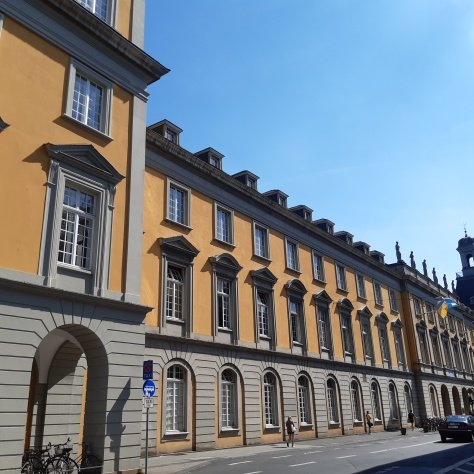
#> input picture Sheet03/data/bonn.jpg, 474 x 474 px
$ python q1_template.py
#> lines starting #> are read from the running program, lines starting #| are printed output that depends on the picture; after the words box and inside, x2 and y2 are one past the last pixel; in counts of white or black regions, pixels touching at a corner belong together
"""
Task 1: Distance Transform using Chamfer 5-7-11
Template for MA-INF 2201 Computer Vision WS25/26
Exercise 03
"""

import numpy as np
import cv2
import matplotlib.pyplot as plt
import os


def chamfer_distance_transform_5_7_11(binary_image):
    """
    Compute Chamfer distance transform using 5-7-11 mask.

    Based on Borgefors "Distance transformations in digital images" (1986).

    Chamfer 5-7-11:
    - Horizontal/vertical neighbors: weight = 5
    - Diagonal neighbors: weight = 7
    - Knight's move neighbors: weight = 11

    Args:
        binary_image: Binary image where features are 255, background is 0

    Returns:
        Distance transform image
    """
    h, w = binary_image.shape
    dt = np.full((h, w), np.inf, dtype=np.float32)

    # Initialize: 0 if feature pixel, infinity otherwise
    dt[binary_image > 0] = 0

    # Define forward and backward masks with (row_offset, col_offset, distance)
    # Forward mask (as shown in slide 37)
    forward_mask = [
        (-2, -1, 11), (-2, 1, 11),
        (-1, -2, 11), (-1, -1, 7), (-1, 0, 5), (-1, 1, 7), (-1, 2, 11),
        (0, -2, 11), (0, -1, 5)
    ]

    # Backward mask (as shown in slide 37)
    backward_mask = [
        (2, -1, 11), (2, 1, 11),
        (1, -2, 11), (1, -1, 7), (1, 0, 5), (1, 1, 7), (1, 2, 11),
        (0, 1, 5), (0, 2, 11)
    ]

    # Forward pass
    for i in range(h):
        for j in range(w):
            vij = dt[i, j]
            for dy, dx, wgt in forward_mask:
                y, x = i + dy, j + dx
                if 0 <= y < h and 0 <= x < w:          # boundary check
                    cand = dt[y, x] + wgt
                    if cand < vij:
                        vij = cand
            dt[i, j] = vij

    # Backward pass
    for i in range(h - 1, -1, -1):
        for j in range(w - 1, -1, -1):
            vij = dt[i, j]
            for dy, dx, wgt in backward_mask:
                y, x = i + dy, j + dx
                if 0 <= y < h and 0 <= x < w:          # boundary check
                    cand = dt[y, x] + wgt
                    if cand < vij:
                        vij = cand
            dt[i, j] = vij


    return dt


def main():

    print("=" * 70)
    print("Task 1: Distance Transform using Chamfer 5-7-11")
    print("=" * 70)

    img_path = 'data/bonn.jpg'
    #img_path = 'data/circle.png'      # play with different images
    #img_path = 'data/square.png'
    #img_path = 'data/triangle.png'

    if not os.path.exists(img_path):
        print(f"Error: {img_path} not found!")
        return

    # Load image and convert to grayscale
    img = cv2.imread(img_path, cv2.IMREAD_GRAYSCALE)
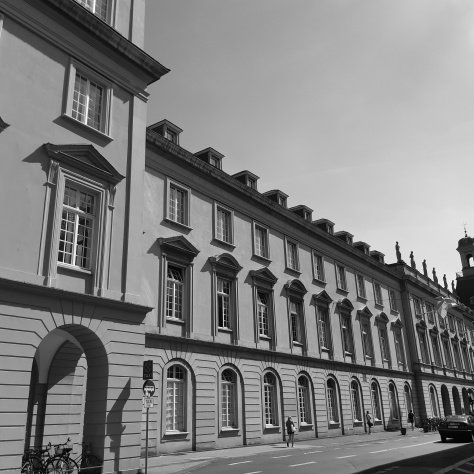
#> img: shape (474, 474); min 0, max 255, mean 126.9

    # Apply Canny edge detection
    edges = cv2.Canny(img, threshold1=50, threshold2=150, L2gradient=True)
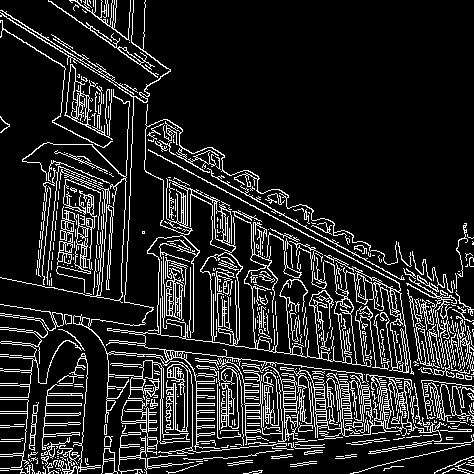
#> edges: shape (474, 474); 13.9% white in thin lines or dots

    # Compute distance transform with the function chamfer_distance_transform_5_7_11
    chamfer_dt = chamfer_distance_transform_5_7_11(edges)
#> after the loop in chamfer_distance_transform_5_7_11, `for i in range(h):`:
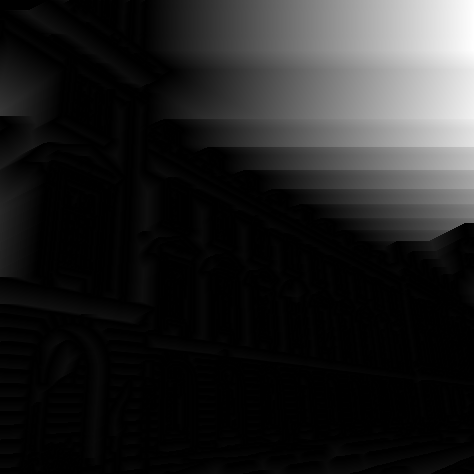
#> dt: shape (474, 474) float32; 0.17% of the values are NaN or infinite; the others: min 0, max 1651, mean 217.3; drawn with min black, max white, NaN and infinite black
#> after the loop in chamfer_distance_transform_5_7_11, `for i in range(h - 1, -1, -1):`:
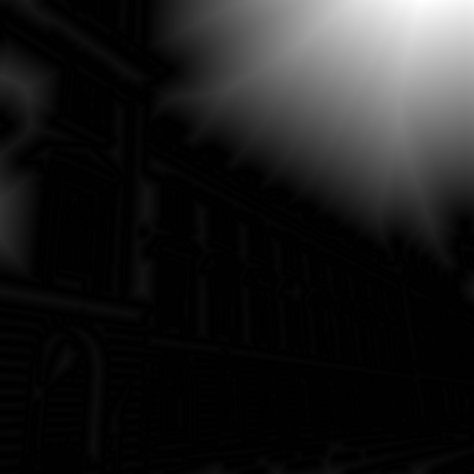
#> dt: shape (474, 474) float32; min 0, max 1159, mean 132.7; drawn with min black and max white

    # Compute distance transform using cv2.distanceTransform
    inv_edges = cv2.bitwise_not(edges)  # edges(255) -> 0, background(0) -> 255
#> inv_edges: shape (474, 474); 86.1% white; black in thin lines or dots
    cv_dt = cv2.distanceTransform(inv_edges, distanceType=cv2.DIST_L2, maskSize=5)

    # Visualize results
    fig, axes = plt.subplots(2, 2, figsize=(12, 10))
    ax = axes.ravel()
    # 1. Original image
    ax[0].imshow(img, cmap='gray')
    ax[0].set_title('Original (grayscale)')
    ax[0].axis('off')
    # 2. Edge image
    ax[1].imshow(edges, cmap='gray')
    ax[1].set_title('Canny edges')
    ax[1].axis('off')
    # 3. Distance transform
    im2 = ax[2].imshow(chamfer_dt / 5.0, cmap='inferno')
    ax[2].set_title('Chamfer DT (5-7-11)')
    ax[2].axis('off')
    fig.colorbar(im2, ax=ax[2], fraction=0.046, pad=0.04)
    # 4. Distance transform using OpenCV
    im3 = ax[3].imshow(cv_dt, cmap='inferno')
    ax[3].set_title('OpenCV Distance Transform ')
    ax[3].axis('off')
    fig.colorbar(im3, ax=ax[3], fraction=0.046, pad=0.04)

    plt.tight_layout()
    plt.show()
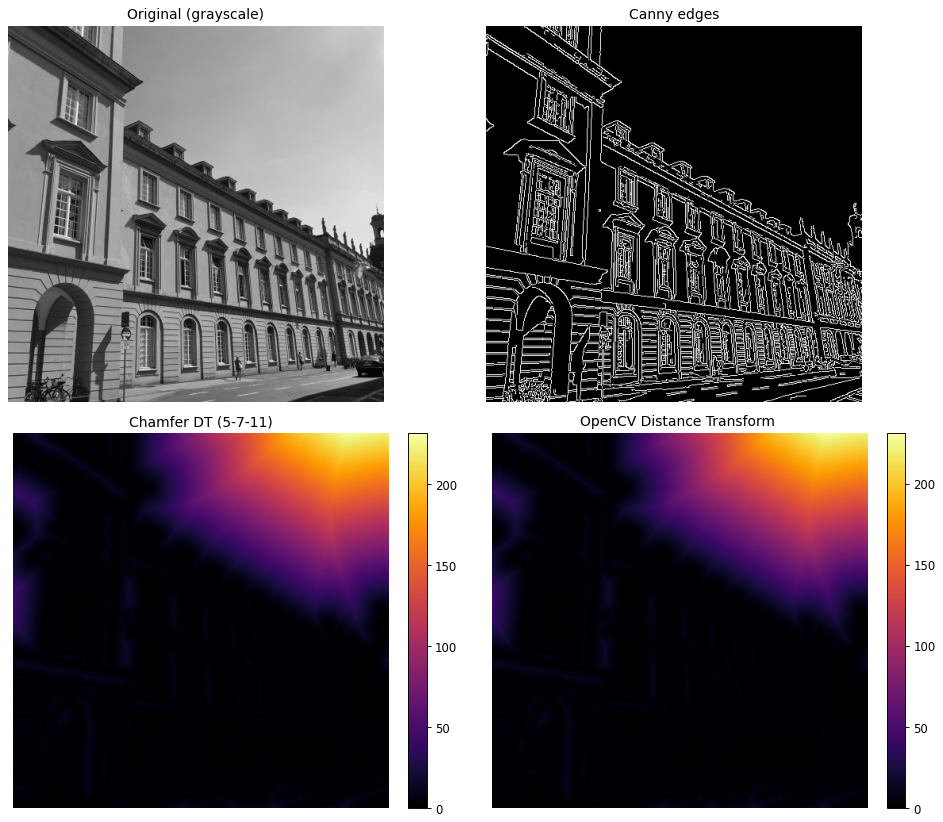
#> figure drawn by matplotlib, 6 panels


    print("\n" + "=" * 70)
    print("Task 1 complete!")
    print("=" * 70)


if __name__ == "__main__":
    main()

$ run again, with Sheet03/data/coins.jpg copied over Sheet03/data/bonn.jpg
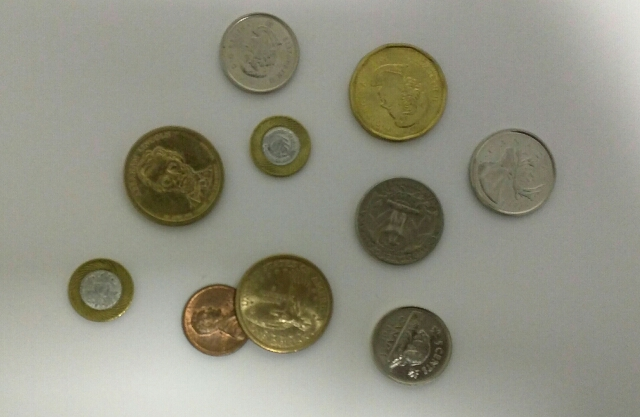
#> input picture Sheet03/data/coins.jpg, 640 x 417 px
#> in main, `edges = cv2.Canny(img, threshold1=50, threshold2=150, L2gradient=True)`:
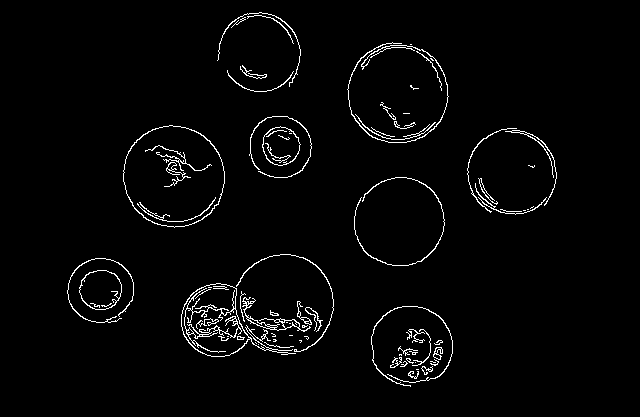
#> edges: shape (417, 640); 2.5% white in thin lines or dots, all inside (x1, y1, x2, y2) = (67, 12, 557, 387)
#> in main, `cv_dt = cv2.distanceTransform(inv_edges, distanceType=cv2.DIST_L2, mas..`:
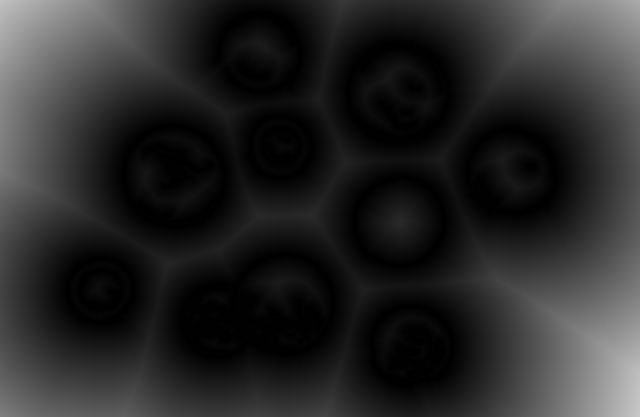
#> cv_dt: shape (417, 640) float32; min 0, max 199.4, mean 41.6
